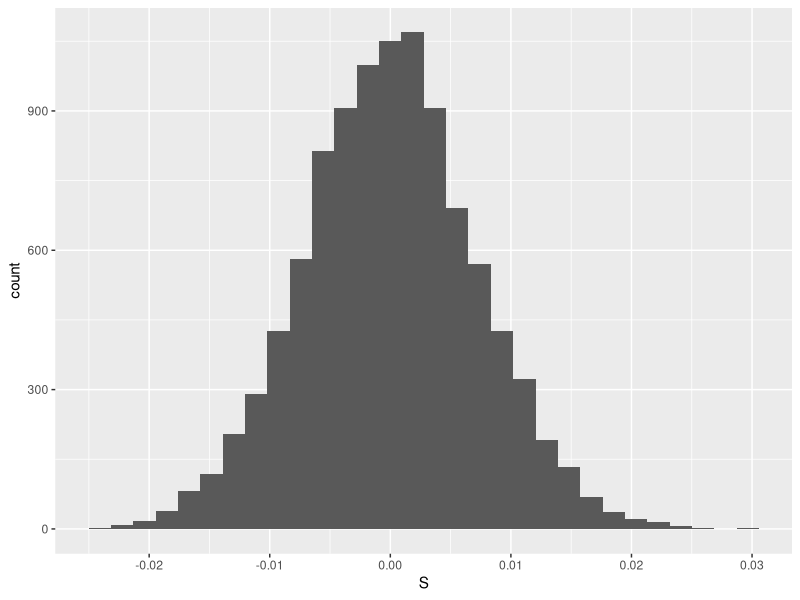

The R script that drew this image:
## ---- chunk 1
knitr::opts_chunk$set(cache=T,message=F,warning=F)
## ---- chunk 2
library(purrr)
simulate_S = function(){
  
  lots_of_random_variables = rbernoulli(n = 1000, p = 1/2)
  X = mean(lots_of_random_variables)
  
  ## or, you could write:
  # X = rbinom(n = 1, size = 1000, prob = 1/2) / 1000
  
  S = X - 1/2
  return(S)
}
## ---- chunk 3
check_if_S_in_surprising_set = function(S){
  return(abs(S) >= .04)
}
## ---- chunk 4
library(dplyr)
r = 10000
monte_carlo = data.frame(replicate = 1:r, 
                         S = rep(NA,r), 
                         S_in_suprising_set = rep(NA, r)) 
for(i in 1:r){
  monte_carlo$S[i] = simulate_S()
  monte_carlo$S_in_suprising_set[i] = check_if_S_in_surprising_set(monte_carlo$S[i])
 }
monte_carlo = as_tibble(monte_carlo)
monte_carlo %>% summarise(mean(S_in_suprising_set))
## ---- chunk 5
check_if_S_in_surprising_set = function(S){
  return(abs(S) >= .02)  # why .02????
}
library(dplyr)
r = 10000
monte_carlo = data.frame(replicate = 1:r, 
                         S = rep(NA,r), 
                         S_in_suprising_set = rep(NA, r)) 
for(i in 1:r){
  monte_carlo$S[i] = simulate_S()
  monte_carlo$S_in_suprising_set[i] = check_if_S_in_surprising_set(monte_carlo$S[i])
 }
monte_carlo = as_tibble(monte_carlo)
monte_carlo %>% summarise(mean(S_in_suprising_set))
## ---- chunk 6
simulate_S = function(){
  
  lots_of_random_variables = rbernoulli(n = 10000, p = 1/2)
  X = mean(lots_of_random_variables)
  
  ## or, you could write:
  # X = rbinom(n = 1, size = 10000, prob = 1/2) / 10000
  
  S = X - 1/2
  return(S)
}
r = 10000
monte_carlo = data.frame(replicate = 1:r, 
                         S = rep(NA,r), 
                         S_in_suprising_set = rep(NA, r)) 
for(i in 1:r){
  monte_carlo$S[i] = simulate_S()
  monte_carlo$S_in_suprising_set[i] = check_if_S_in_surprising_set(monte_carlo$S[i])
 }
monte_carlo = as_tibble(monte_carlo)
monte_carlo %>% summarise(mean(S_in_suprising_set))
## ---- chunk 7
s = (38800-39404)/(39404)
s
## ---- chunk 8
library(tidyverse)

# First, write a function to simulate S
simulate_S = function(){
  D2018 = rpois(1,39102)
  D2019 = rpois(1,39102)
  S = (D2019-D2018)/(D2018)
  return(S)
}
# Second, write a function to evaluate whether S \in A.
check_if_S_in_A = function(S){
  return(abs(S) > abs(s))
}
# Now, we are going to do it lots of times.  
# Let's arrange the simulations in a data.frame with three columns
r = 10000
monte_carlo = data.frame(replicate = 1:r, 
                         S = rep(NA,r), 
                         S_in_A = rep(NA, r)) 
for(i in 1:r){
  # monte_carlo$S[i] = simulate_S()
  # monte_carlo$S_in_A[i] = check_if_S_in_A(monte_carlo$X[i])
 
# I'm going to use the alterative way...
 monte_carlo[i,2] = simulate_S()
 monte_carlo[i,3] = check_if_S_in_A(monte_carlo[i,2])
}
monte_carlo = as_tibble(monte_carlo)
monte_carlo %>% summarise(mean(S_in_A))
## ---- chunk 9
monte_carlo %>% ggplot(aes(x = S)) + geom_histogram()
